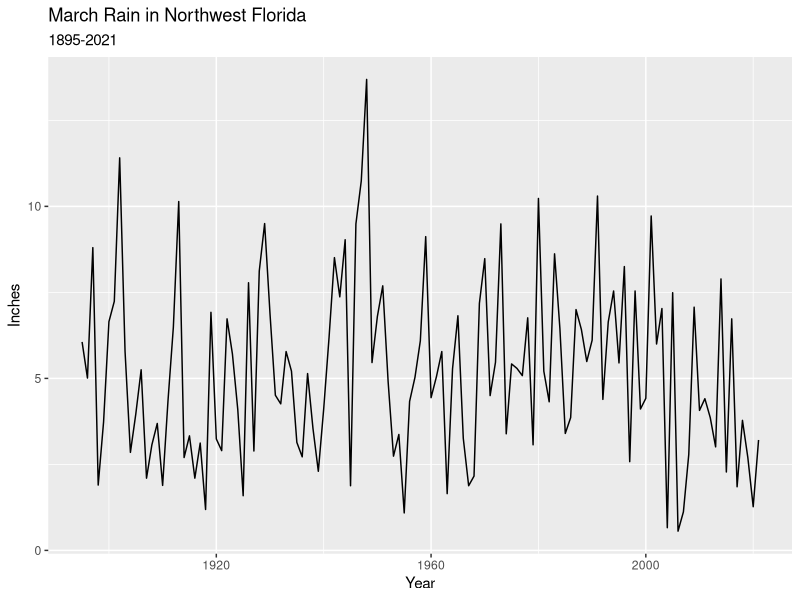
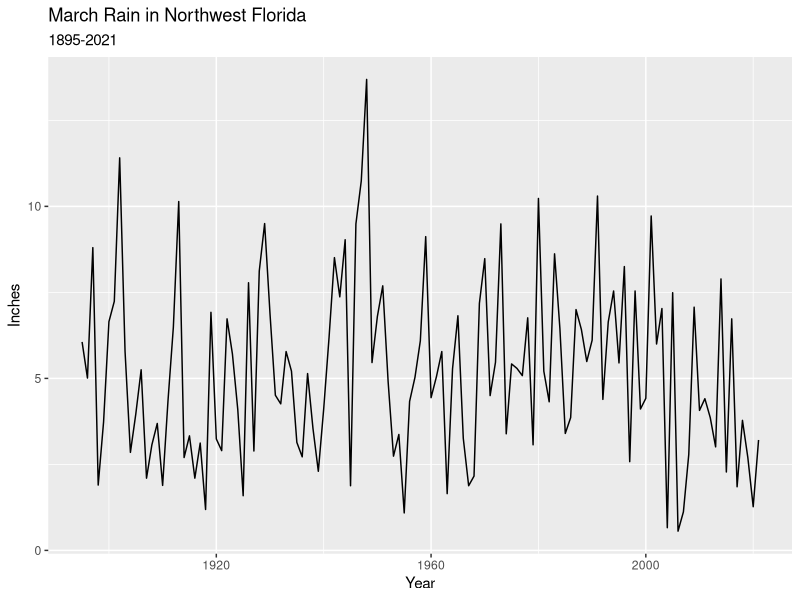
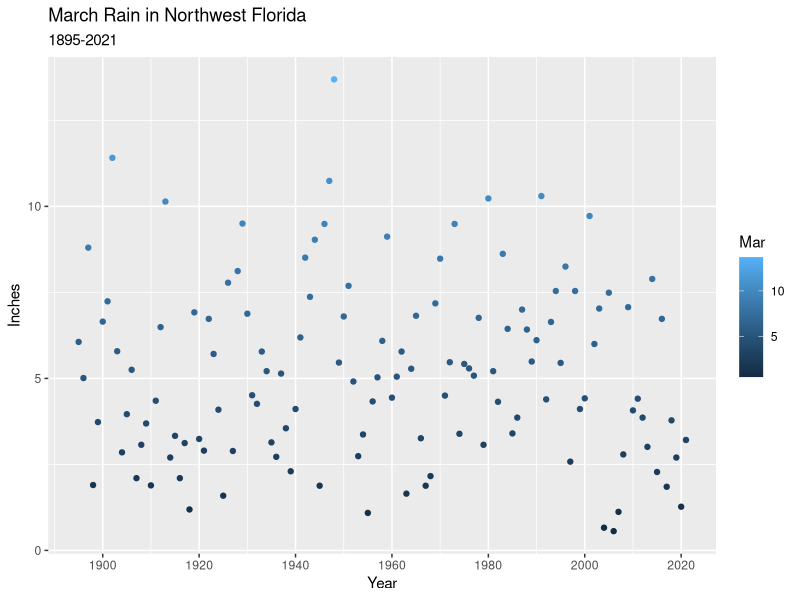
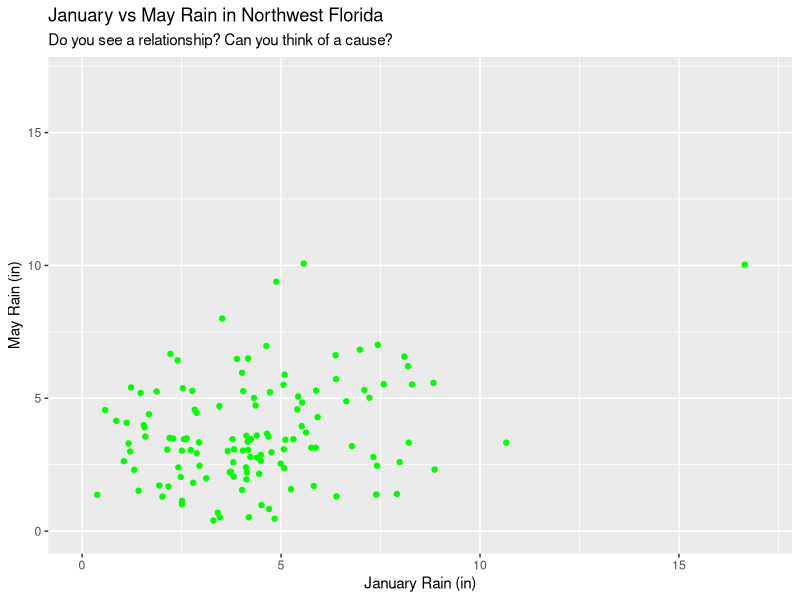
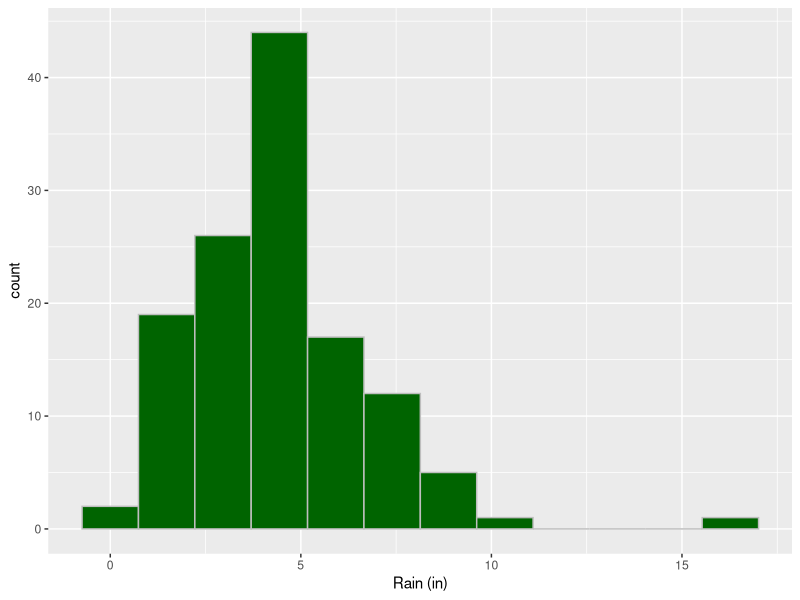
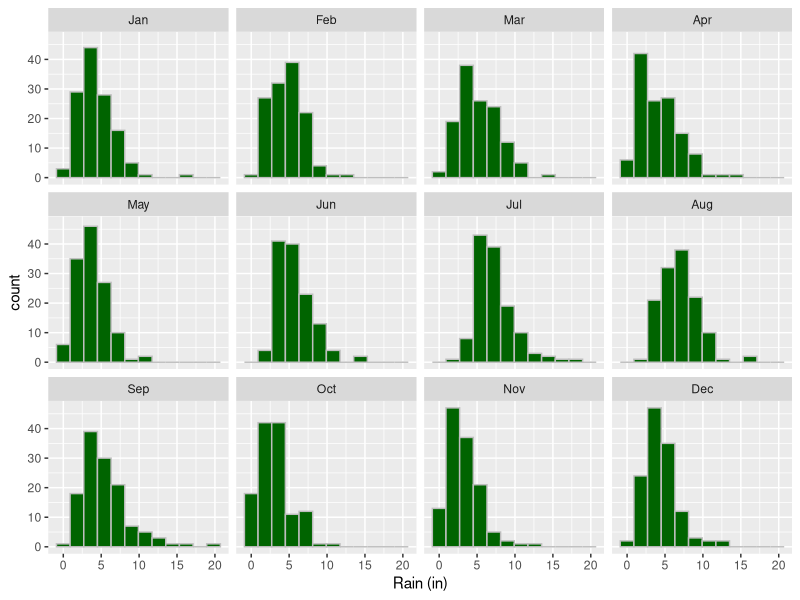

Reproduce these figures in R, in order.
## ---- chunk 1
#| echo: true
Rain.df <- readr::read_table(here::here("data", "NWFL_MonthlyRain.txt"),
                             show_col_types = FALSE)

library(ggplot2)

ggplot(data = Rain.df, 
       mapping = aes(x = Year, y = Mar)) +
  geom_line() +
  ylab("Inches") +
  ggtitle(label = "March Rain in Northwest Florida",
          subtitle = "1895-2021")
## ---- chunk 2
#| echo: true
ggplot(data = Rain.df, 
       mapping = aes(x = Year, y = Mar)) +
  geom_line() +
  ylab("Inches") +
  ggtitle(label = "March Rain in Northwest Florida",
          subtitle = "1895-2021")
## ---- chunk 3
#| echo: true
#| code-line-numbers: 2-3
ggplot(data = Rain.df, 
       mapping = aes(x = Year, y = Mar, color = Mar)) +
  geom_point() + scale_x_continuous(breaks = seq(1900, 2020, 20)) +
  ylab("Inches") +
  ggtitle(label = "March Rain in Northwest Florida",
          subtitle = "1895-2021")
## ---- chunk 4
#| echo: true
#| output-location: slide
#| code-line-numbers: 1-3,6-9
#| fig-width: 6
#| fig-height: 6
ggplot(data = Rain.df, 
       mapping = aes(x = Jan, y = May)) +
  geom_point(color = "green") +
  scale_x_continuous(limits = c(0, 17)) +
  scale_y_continuous(limits = c(0, 17)) +
  xlab("January Rain (in)") + 
  ylab("May Rain (in)") +
  ggtitle(label = "January vs May Rain in Northwest Florida",
          subtitle = "Do you see a relationship? Can you think of a cause?")
## ---- chunk 5
#| echo: true
#| fig-height: 3
ggplot(data = Rain.df,
       mapping = aes(x = Jan)) +
  geom_histogram(bins = 12, fill = "darkgreen", color = "gray") +
  xlab("Rain (in)")
## ---- chunk 6
#| echo: true
RainL.df <- Rain.df |>
  tidyr::pivot_longer(cols = 2:13, 
                      names_to = "Month", 
                      values_to = "Rain_in") |>
  dplyr::mutate(Month = factor(Month, levels = month.abb))
## ---- chunk 7
#| echo: true
#| code-line-numbers: 1-2,5
ggplot(data = RainL.df,
       mapping = aes(x = Rain_in)) +
  geom_histogram(bins = 12, fill = "darkgreen", color = "gray") +
  xlab("Rain (in)") +
  facet_wrap(~ Month)
